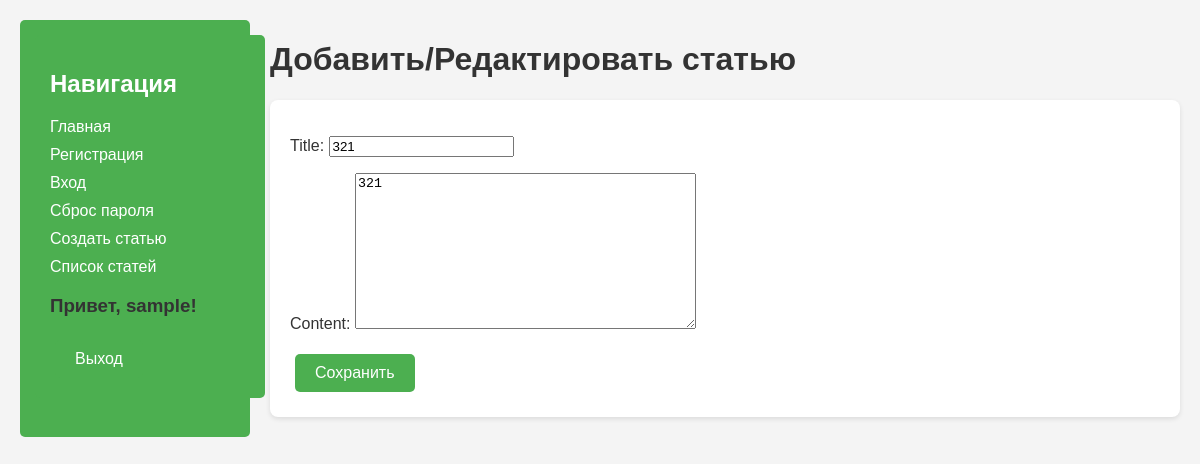
Page /articles/edit/2/ (signed in) on the earlier database version.
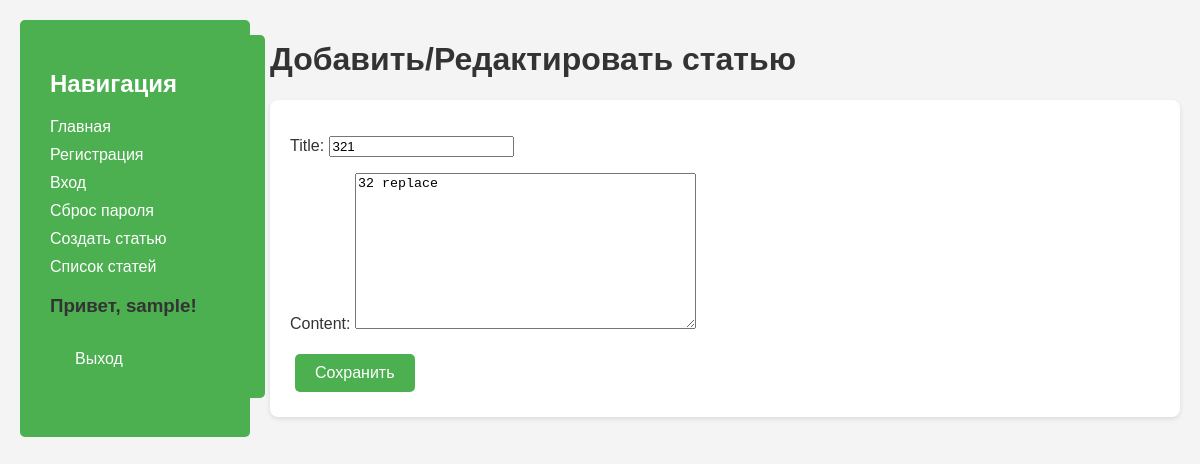
Same page on the later database version.
### blog/models.py (models this page shows, shortened)
class Article(models.Model):
    title = models.CharField(max_length=200)
    content = models.TextField()
    pub_date = models.DateTimeField('date published', auto_now_add=True)

### blog/views.py (the view)
# urls.py: path('articles/edit/<int:article_id>/', views.article_edit, name='article_edit'),  # Редактирование статьи
@login_required
def article_edit(request, article_id):
    article = get_object_or_404(Article, pk=article_id)
    if request.method == 'POST':
        form = ArticleForm(request.POST, instance=article)
        if form.is_valid():
            form.save()
            return redirect('article_list')
    else:
        form = ArticleForm(instance=article)
    return render(request, 'blog/article_form.html', {'form': form})

### blog/forms.py
class ArticleForm(forms.ModelForm):
    class Meta:
        model = Article
        fields = ['title', 'content']

### blog/templates/blog/article_form.html (shortened to what this page needs)
{% load static %}
<!DOCTYPE html>
<html lang="en">
<head>
    <link rel="stylesheet" type="text/css" href="{% static 'blog/styles.css' %}">
</head>
<body>
    <div class="sidebar">
        {% include 'blog/sidebar.html' %}
    </div>
    <div class="content">
        <h1>Добавить/Редактировать статью</h1>
        <form method="POST">
            {{ form.as_p }}
            <button type="submit">Сохранить</button>
        </form>
    </div>
</body>
</html>

Differences in the rows shown:
changed Article: content "321" → "32 replace"
